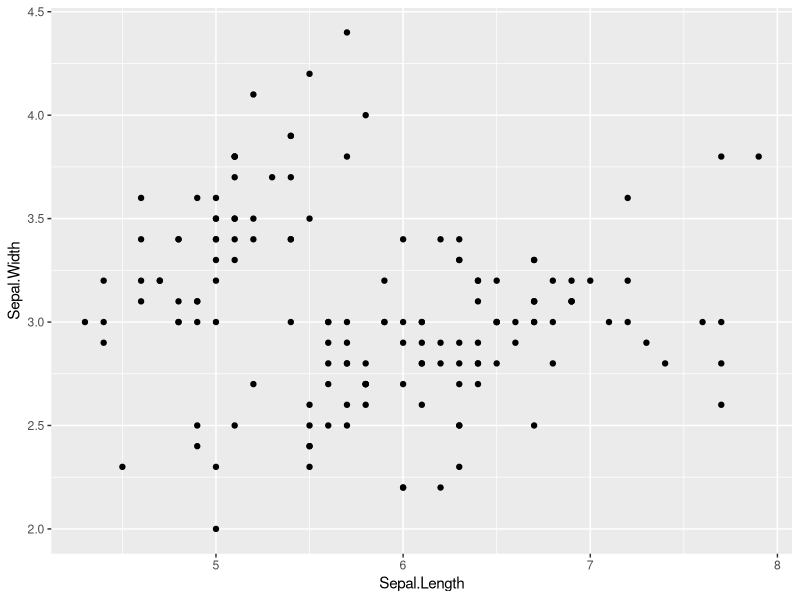
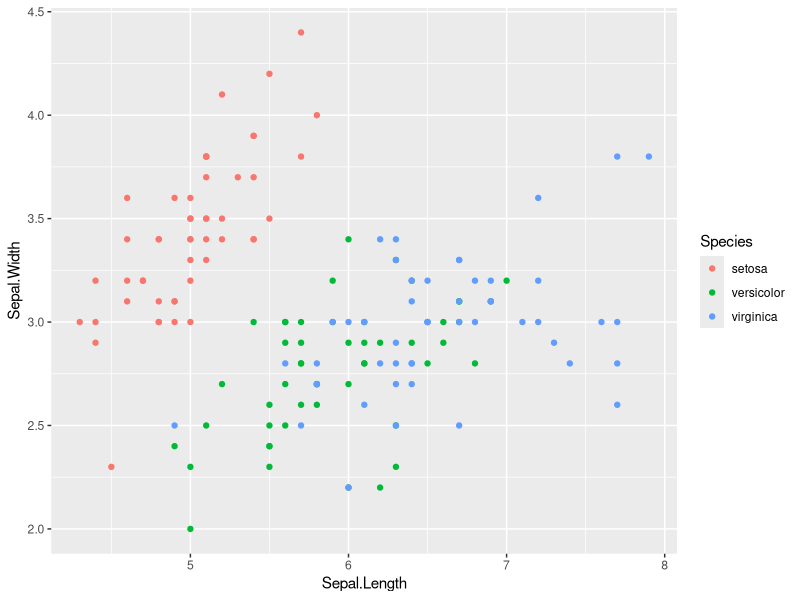
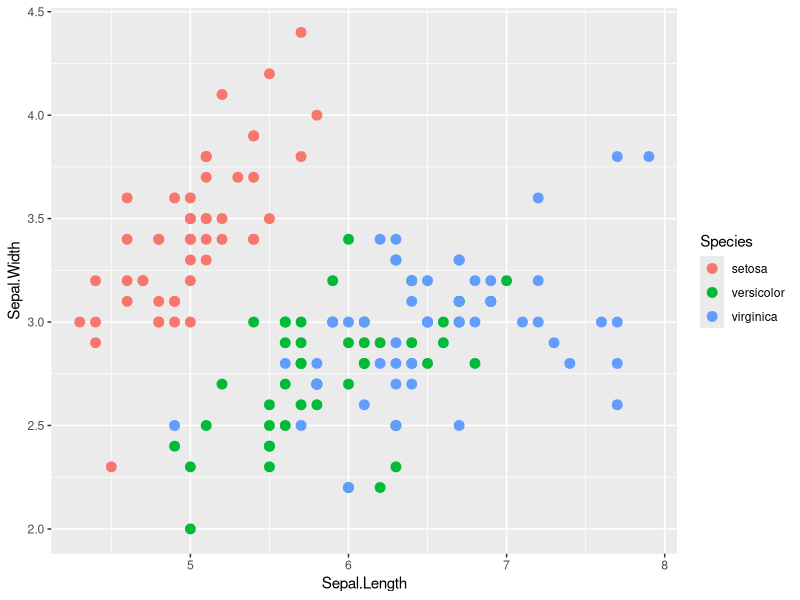
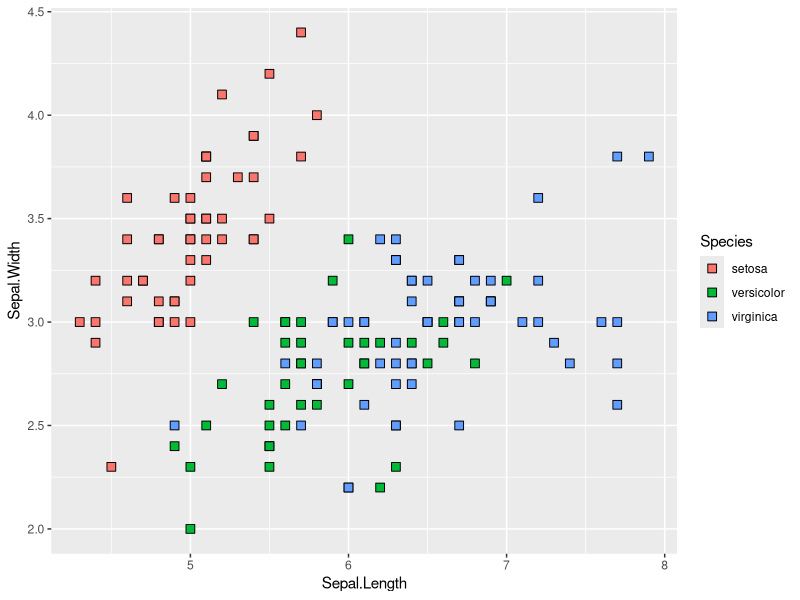
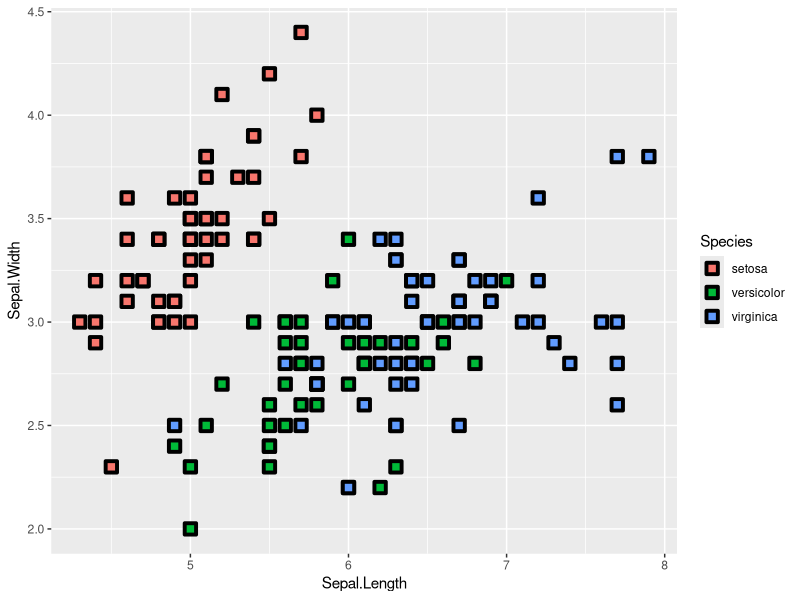
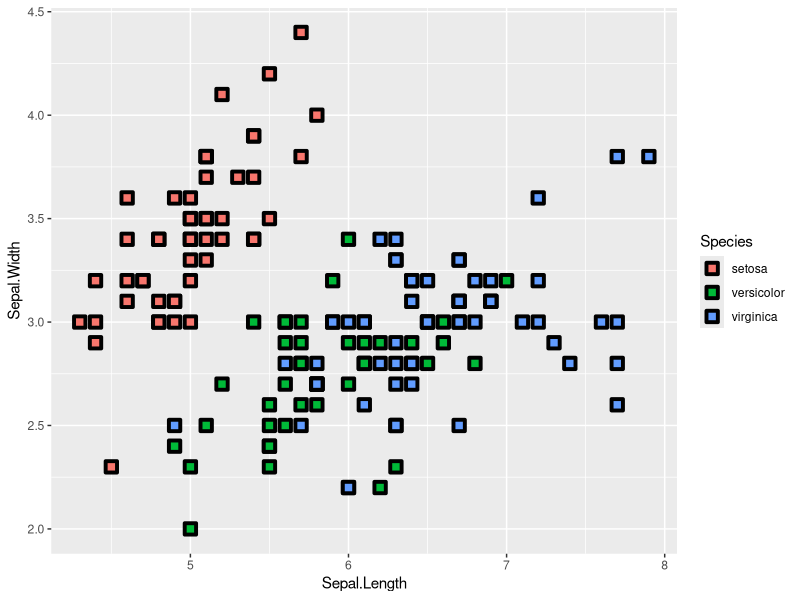
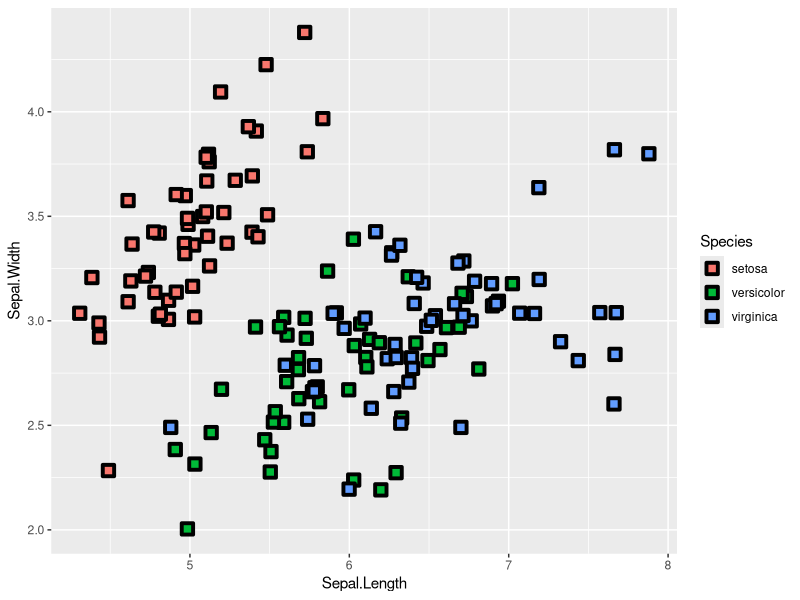
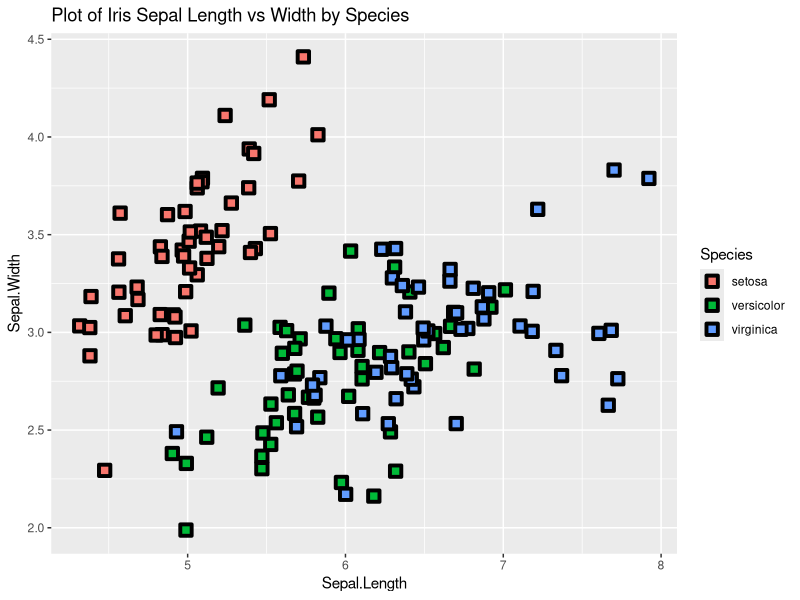

Reproduce these figures in R, in order.
library(tidyverse)
## Let us use an adapted version of the data frame iris throughout this post's problems
iris_piped <- iris %>%
  as_tibble %>%
  mutate('Sepal.Ratio'=Sepal.Length/Sepal.Width,
         'Petal.Ratio'=Petal.Length/Petal.Width)

# Create a scatter plot of Sepal.Length vs. Sepal.Width
ggplot(iris_piped)+
  geom_point(aes(x=Sepal.Length,y=Sepal.Width))

# Colour the points using the Species of iris
ggplot(iris_piped)+
  geom_point(aes(x=Sepal.Length,y=Sepal.Width,colour=Species))

# Increase the size of the points
ggplot(iris_piped)+
  geom_point(aes(x=Sepal.Length,y=Sepal.Width,colour=Species),size=3)

# Change the plotting character to one with a fill and colour
ggplot(iris_piped)+
  geom_point(aes(x=Sepal.Length,y=Sepal.Width,fill=Species),pch=22,size=3)

# Make the border (stroke) of the plotting character thicker
ggplot(iris_piped)+
  geom_point(aes(x=Sepal.Length,y=Sepal.Width,fill=Species),pch=22,size=3,stroke=2)

# Make the border (stroke) of the plotting character thicker
ggplot(iris_piped)+
  geom_point(aes(x=Sepal.Length,y=Sepal.Width,fill=Species),pch=22,size=3,stroke=2)

# Challenges ----

# We have not covered these points in the post, however they are straightforward to solve and you should
# be able to find answers.

# Challenge #1 ----

# There are multiple points on top of another. 
# Find a way to jitter the points so that we can see all the data in the plot.
# Hint. If you google "jitter points in ggplot2" you will find the answer
ggplot(iris_piped)+
  geom_jitter(aes(x=Sepal.Length,y=Sepal.Width,fill=Species),pch=22,size=3,stroke=2)

# Add a title to the plot
ggplot(iris_piped)+
  geom_jitter(aes(x=Sepal.Length,y=Sepal.Width,fill=Species),pch=22,size=3,stroke=2)+
  ggtitle('Plot of Iris Sepal Length vs Width by Species')

# Rename the axis titles to remove the full stop between
ggplot(iris_piped)+
  geom_jitter(aes(x=Sepal.Length,y=Sepal.Width,fill=Species),pch=22,size=3,stroke=2)+
  ggtitle('Plot of Iris Sepal Length vs Width by Species')+
  xlab('Sepal Length')+
  ylab('Sepal Width')

# Change the look of the plot using themes (http://ggplot2.tidyverse.org/reference/ggtheme.html)
ggplot(iris_piped)+
  geom_jitter(aes(x=Sepal.Length,y=Sepal.Width,fill=Species),pch=22,size=3,stroke=2)+
  ggtitle('Plot of Iris Sepal Length vs Width by Species')+
  xlab('Sepal Length')+
  ylab('Sepal Width')+
  theme_dark()

# Change the location of the legend from the right hand side to the bottom
ggplot(iris_piped)+
  geom_jitter(aes(x=Sepal.Length,y=Sepal.Width,fill=Species),pch=22,size=3,stroke=2)+
  ggtitle('Plot of Iris Sepal Length vs Width by Species')+
  xlab('Sepal Length')+
  ylab('Sepal Width')+
  theme_dark()+
  theme(legend.position='bottom')

# Challenge #2----
# Given we are talking about flowers let us create a petal plot - a circular bar chart. The steps are as follows

# 1) Summarise a data frame to show the average Sepal Length, Sepal Width, Petal Length and Petal Width per Species
irisSummarised <- iris %>%
  group_by(Species) %>%
  summarise(Sepal.Length=mean(Sepal.Length),
            Sepal.Width=mean(Sepal.Width),
            Petal.Length=mean(Petal.Length),
            Petal.Width=mean(Petal.Width))
# 2) Gather into columns called 'Measurement' and 'Value' so we can plot with ggplot
irisGathered <- irisSummarised %>%
  gather('Measurement','Value',-1)
# 3) Create a dodged bar chart showing the average Sepal Length, Sepal Width, Petal Length and Petal Width per Species
irisBar <- ggplot(irisGathered)+
  geom_bar(aes(x=Measurement,y=Value,fill=Species),stat='identity',position='dodge')
# 4) Change the axes from cartesian coordinates to polar coordinates. (This is similar to the way in which we would create a pie chart)
irisPetal <- irisBar+
  coord_polar()
# Bonus Step: It might look better if we had a plot with multiple "facets" to show each species.
irisFaceted <- ggplot(irisGathered)+
  geom_bar(aes(x=Measurement,y=Value,fill=Species),stat='identity',position='dodge')+
  coord_polar()+
  facet_wrap(~Species)


